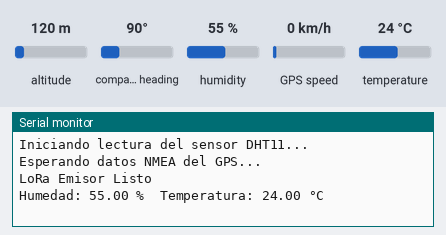
The program below on a simulated Arduino Leonardo, built with avr-gcc and run on an emulated ATmega32U4. Parts: the last lines printed to the serial monitor. The test bench sets the inputs (shaded band); at power-on: altitude 120 m, humidity 55 %, GPS speed 0 km/h, temperature 24 °C, compass heading 90°. The GPS gets a fix after 3 s at 37.7749, -122.4194 with 8 satellites; no radio packets arrive unless stated.

Above: at 1.2 s.
1.3 s: altitude set to 20 m
At 2.6 s:
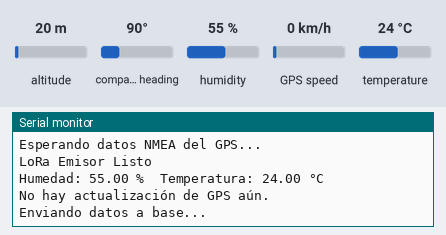
3.5 s: humidity set to 22 %
At 4.6 s:
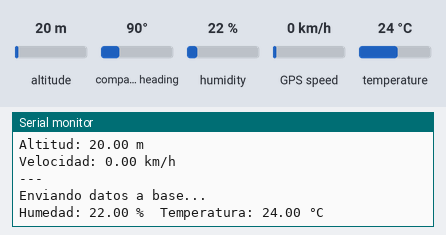
5.6 s: GPS speed set to 2 km/h
At 6.9 s:
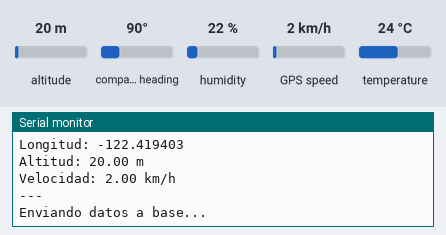
7.1 s: temperature set to 12 °C
At 8.5 s:
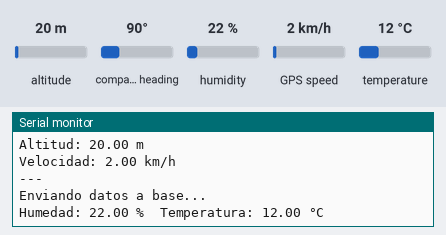
8.6 s: altitude set to 250 m
10.1 s: humidity set to 40 %
At 10.8 s:
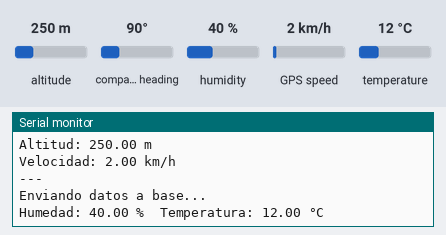
Timing chart, 0 to 12.6 s (numbered marks = the images above; inputs shaded):
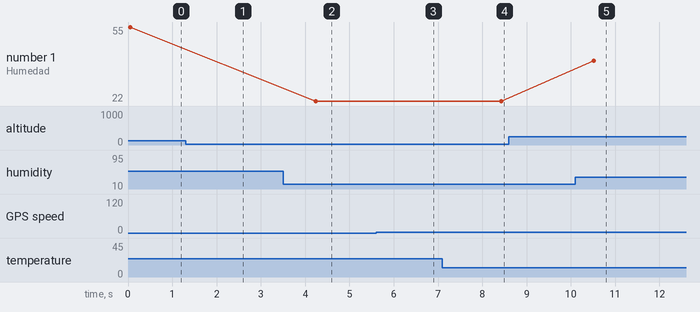

Measured:
- after the input at 3.5 s, the serial monitor: prints a new line after 0.74 s (image 2)
- after the input at 5.6 s, the serial monitor: prints a new line after 0.65 s (image 3)
- after the input at 7.1 s, the serial monitor: prints a new line after 1.3 s (image 4)
- after the input at 10.1 s, the serial monitor: prints a new line after 0.42 s (image 5)
- plotted number 1: 55 → 22 after the input at 3.5 s, 22 → 40 after the input at 10.1 s

The program:

main.cpp
```cpp
#include <Arduino.h>
#include <DHT.h>
#include <TinyGPSPlus.h>
#include <HardwareSerial.h>
#include "SoftwareSerial.h"
#include <SPI.h>
#include <LoRa.h>
#include <stdint.h>

// Pines de la antena
#define LORA_SS 8
#define LORA_RST 4
#define LORA_DI0 7

// Creamos una instancia del GPS y del puerto serial
TinyGPSPlus gps;
SoftwareSerial ss(14, 16);  // RX, TX (GPS a LoRa32u4)

double lat_microdeg=0;
double lon_microdeg=0;
double alt_m=0;
double vel_kmph=0;

// Definir el pin de datos del DHT y el tipo de sensor de temperatura y humedad
#define DHTPIN 2          // Pin digital conectado al DHT
#define DHTTYPE DHT11     // Tipo de sensor (DHT11 o DHT22)
// Crear objeto DHT
DHT dht(DHTPIN, DHTTYPE);
float tem=0;
float hum=0;

//_________________declaracion de funciones_________________//
void humedad_temperatura();
void localizacion();
void enviar_datos();

void setup() {
  Serial.begin(9600);
  //_________________inicializacion de sensor de temperatura_________________//
  //while (!Serial); // Esperar a que el puerto serial esté listo (importante en placas como LoRa32u4)
  dht.begin();
  Serial.println("Iniciando lectura del sensor DHT11...");

  //_________________inicializacion de gps_________________//
  ss.begin(4800);         // GPS típicamente trabaja a 9600
  Serial.println("Esperando datos NMEA del GPS...");

  //_________________inicializacion de la antena_________________//
  //while (!Serial);

  // Configura pines personalizados
  LoRa.setPins(LORA_SS, LORA_RST, LORA_DI0);

  if (!LoRa.begin(915E6)) {
    Serial.println("LoRa init failed!");
    while (1);
  }

  Serial.println("LoRa Emisor Listo");

}

void loop() {
  //delay(2000); // Esperar 2 segundos entre lecturas
  humedad_temperatura();
  localizacion();
  enviar_datos();
}

//__________________________________funciones__________________________________//
void humedad_temperatura(){
  float h_ant = hum;
  float t_ant = tem;
  float h = dht.readHumidity();
  float t = dht.readTemperature();

  tem = t;
  hum = h;
  // Verificar si la lectura fue válida
  if (isnan(h) || isnan(t)) {
    Serial.println("Error al leer del sensor DHT!");
    return;
  }
  if((h_ant != h) || (t_ant !=t)){
  // Mostrar valores por serial
  Serial.print("Humedad: ");
  Serial.print(h);
  Serial.print(" %\t");
  Serial.print("Temperatura: ");
  Serial.print(t);
  Serial.println(" °C");
  }

}

void localizacion(){
  unsigned long start = millis();
  while (millis() - start < 2000) {  // Leer durante 2 segundos
    while (ss.available() > 0) {
      gps.encode(ss.read());
    }
  }

  if (gps.location.isUpdated()) {
    lat_microdeg = gps.location.lat();
    lon_microdeg = gps.location.lng();
    alt_m = gps.altitude.meters();
    vel_kmph = gps.speed.kmph();

    Serial.print("Latitud: ");
    Serial.println(lat_microdeg, 6);
    Serial.print("Longitud: ");
    Serial.println(lon_microdeg, 6);
    Serial.print("Altitud: ");
    Serial.print(alt_m);
    Serial.println(" m");
    Serial.print("Velocidad: ");
    Serial.print(vel_kmph);
    Serial.println(" km/h");
    Serial.println("---");
  } else {
    Serial.println("No hay actualización de GPS aún.");
  }
}

void enviar_datos(){
  Serial.print("Enviando datos a base...");
  Serial.println();

  LoRa.beginPacket();
  LoRa.print("temp:");
  LoRa.print(tem);
  LoRa.print(",");
  LoRa.print("hum:");
  LoRa.print(hum);
  LoRa.print(",");
  LoRa.print("lat:");
  LoRa.print(lat_microdeg);
  LoRa.print(",");
  LoRa.print("lon:");
  LoRa.print(lon_microdeg);
  LoRa.print(",");
  LoRa.print("alt:");
  LoRa.print(alt_m);
  LoRa.print(",");
  LoRa.print("vel:");
  LoRa.print(vel_kmph);
  LoRa.endPacket();
}
```
